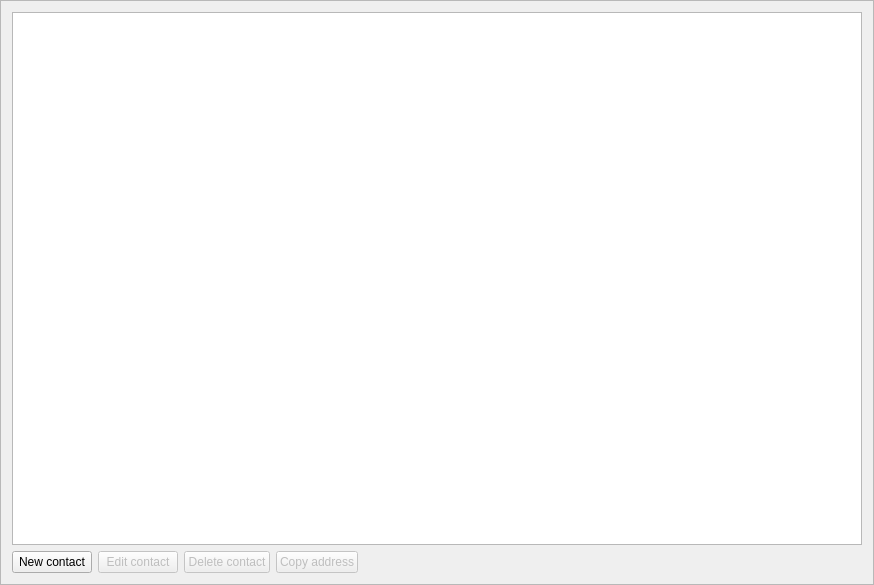
<?xml version="1.0" encoding="UTF-8"?>
<ui version="4.0">
 <class>AddressBookFrame</class>
 <widget class="QFrame" name="AddressBookFrame">
  <property name="geometry">
   <rect>
    <x>0</x>
    <y>0</y>
    <width>874</width>
    <height>585</height>
   </rect>
  </property>
  <property name="windowTitle">
   <string>Frame</string>
  </property>
  <property name="frameShape">
   <enum>QFrame::StyledPanel</enum>
  </property>
  <property name="frameShadow">
   <enum>QFrame::Raised</enum>
  </property>
  <layout class="QVBoxLayout" name="verticalLayout">
   <item>
    <widget class="QTreeView" name="m_addressBookView">
     <property name="sizeAdjustPolicy">
      <enum>QAbstractScrollArea::AdjustToContents</enum>
     </property>
     <property name="alternatingRowColors">
      <bool>true</bool>
     </property>
     <property name="sortingEnabled">
      <bool>false</bool>
     </property>
     <attribute name="headerDefaultSectionSize">
      <number>150</number>
     </attribute>
     <attribute name="headerStretchLastSection">
      <bool>false</bool>
     </attribute>
    </widget>
   </item>
   <item>
    <layout class="QHBoxLayout" name="horizontalLayout">
     <item>
      <widget class="QPushButton" name="m_addAddressButton">
       <property name="text">
        <string>New contact</string>
       </property>
       <property name="icon">
        <iconset resource="../../resources.qrc">
         <normaloff>:/icons/add_recepient</normaloff>:/icons/add_recepient</iconset>
       </property>
      </widget>
     </item>
     <item>
      <widget class="QPushButton" name="m_editAddressButton">
       <property name="enabled">
        <bool>false</bool>
       </property>
       <property name="text">
        <string>Edit contact</string>
       </property>
       <property name="icon">
        <iconset resource="../../resources.qrc">
         <normaloff>:/icons/edit</normaloff>:/icons/edit</iconset>
       </property>
      </widget>
     </item>
     <item>
      <widget class="QPushButton" name="m_deleteAddressButton">
       <property name="enabled">
        <bool>false</bool>
       </property>
       <property name="text">
        <string>Delete contact</string>
       </property>
       <property name="icon">
        <iconset resource="../../resources.qrc">
         <normaloff>:/icons/remove</normaloff>:/icons/remove</iconset>
       </property>
      </widget>
     </item>
     <item>
      <widget class="QPushButton" name="m_copyAddressButton">
       <property name="enabled">
        <bool>false</bool>
       </property>
       <property name="text">
        <string>Copy address</string>
       </property>
       <property name="icon">
        <iconset resource="../../resources.qrc">
         <normaloff>:/icons/copy_white</normaloff>
         <selectedoff>:/icons/copy_white</selectedoff>:/icons/copy_white</iconset>
       </property>
      </widget>
     </item>
     <item>
      <spacer name="horizontalSpacer">
       <property name="orientation">
        <enum>Qt::Horizontal</enum>
       </property>
       <property name="sizeHint" stdset="0">
        <size>
         <width>40</width>
         <height>20</height>
        </size>
       </property>
      </spacer>
     </item>
    </layout>
   </item>
  </layout>
 </widget>
 <resources>
  <include location="../../resources.qrc"/>
 </resources>
 <connections>
  <connection>
   <sender>m_addAddressButton</sender>
   <signal>clicked()</signal>
   <receiver>AddressBookFrame</receiver>
   <slot>addClicked()</slot>
   <hints>
    <hint type="sourcelabel">
     <x>53</x>
     <y>556</y>
    </hint>
    <hint type="destinationlabel">
     <x>436</x>
     <y>292</y>
    </hint>
   </hints>
  </connection>
  <connection>
   <sender>m_deleteAddressButton</sender>
   <signal>clicked()</signal>
   <receiver>AddressBookFrame</receiver>
   <slot>deleteClicked()</slot>
   <hints>
    <hint type="sourcelabel">
     <x>148</x>
     <y>556</y>
    </hint>
    <hint type="destinationlabel">
     <x>436</x>
     <y>292</y>
    </hint>
   </hints>
  </connection>
  <connection>
   <sender>m_copyAddressButton</sender>
   <signal>clicked()</signal>
   <receiver>AddressBookFrame</receiver>
   <slot>copyClicked()</slot>
   <hints>
    <hint type="sourcelabel">
     <x>243</x>
     <y>556</y>
    </hint>
    <hint type="destinationlabel">
     <x>436</x>
     <y>292</y>
    </hint>
   </hints>
  </connection>
  <connection>
   <sender>m_editAddressButton</sender>
   <signal>clicked()</signal>
   <receiver>AddressBookFrame</receiver>
   <slot>editClicked()</slot>
   <hints>
    <hint type="sourcelabel">
     <x>147</x>
     <y>561</y>
    </hint>
    <hint type="destinationlabel">
     <x>436</x>
     <y>292</y>
    </hint>
   </hints>
  </connection>
  <connection>
   <sender>m_addressBookView</sender>
   <signal>doubleClicked(QModelIndex)</signal>
   <receiver>AddressBookFrame</receiver>
   <slot>addressDoubleClicked(QModelIndex)</slot>
   <hints>
    <hint type="sourcelabel">
     <x>436</x>
     <y>271</y>
    </hint>
    <hint type="destinationlabel">
     <x>436</x>
     <y>292</y>
    </hint>
   </hints>
  </connection>
 </connections>
 <slots>
  <slot>addClicked()</slot>
  <slot>deleteClicked()</slot>
  <slot>copyClicked()</slot>
  <slot>editClicked()</slot>
  <slot>addressDoubleClicked(QModelIndex)</slot>
 </slots>
</ui>
